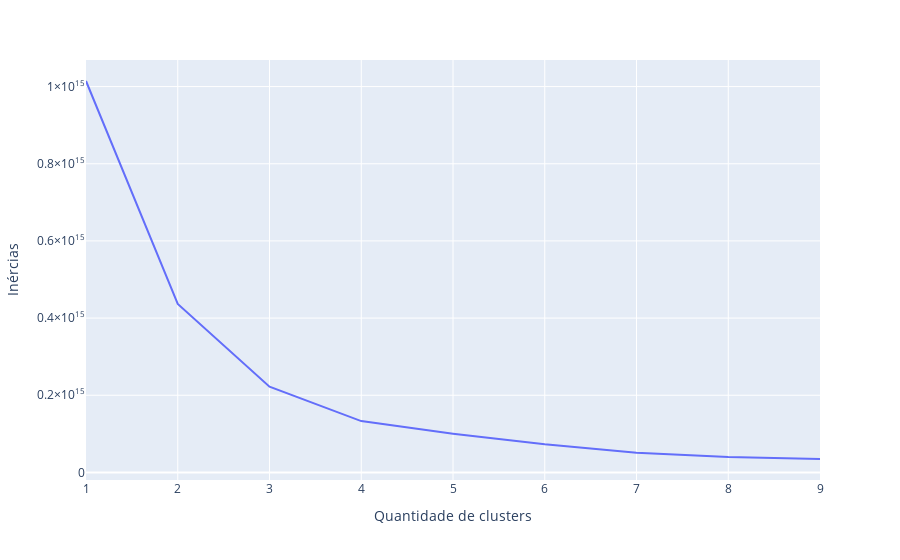

Notebook code for this chart:
### Code cell
# Visualizando a relação entre inércia e K
fig_cotovelo = px.line(x=valores_k, y=inercias
).update_layout(xaxis_title='Quantidade de clusters', yaxis_title='Inércias')
                                                                       
fig_cotovelo.show()

### Figure 1 — Plotly figure (JSON) as saved in the notebook; plotly's stock layout.template omitted (floating-point values rounded to 4 significant figures)
{"data": [{"hovertemplate": "x=%{x}<br>y=%{y}<extra></extra>", "legendgroup": "", "line": {"color": "#636efa", "dash": "solid"}, "marker": {"symbol": "circle"}, "mode": "lines", "name": "", "orientation": "v", "showlegend": false, "type": "scatter", "x": [1, 2, 3, 4, 5, 6, 7, 8, 9], "xaxis": "x", "y": [1014000000000000.0, 436700000000000.0, 222100000000000.0, 133000000000000.0, 100400000000000.0, 72750000000000.0, 51170000000000.0, 39860000000000.0, 34810000000000.0], "yaxis": "y"}], "layout": {"legend": {"tracegroupgap": 0}, "margin": {"t": 60}, "xaxis": {"anchor": "y", "domain": [0, 1], "title": {"text": "Quantidade de clusters"}}, "yaxis": {"anchor": "x", "domain": [0, 1], "title": {"text": "Inércias"}}}}
